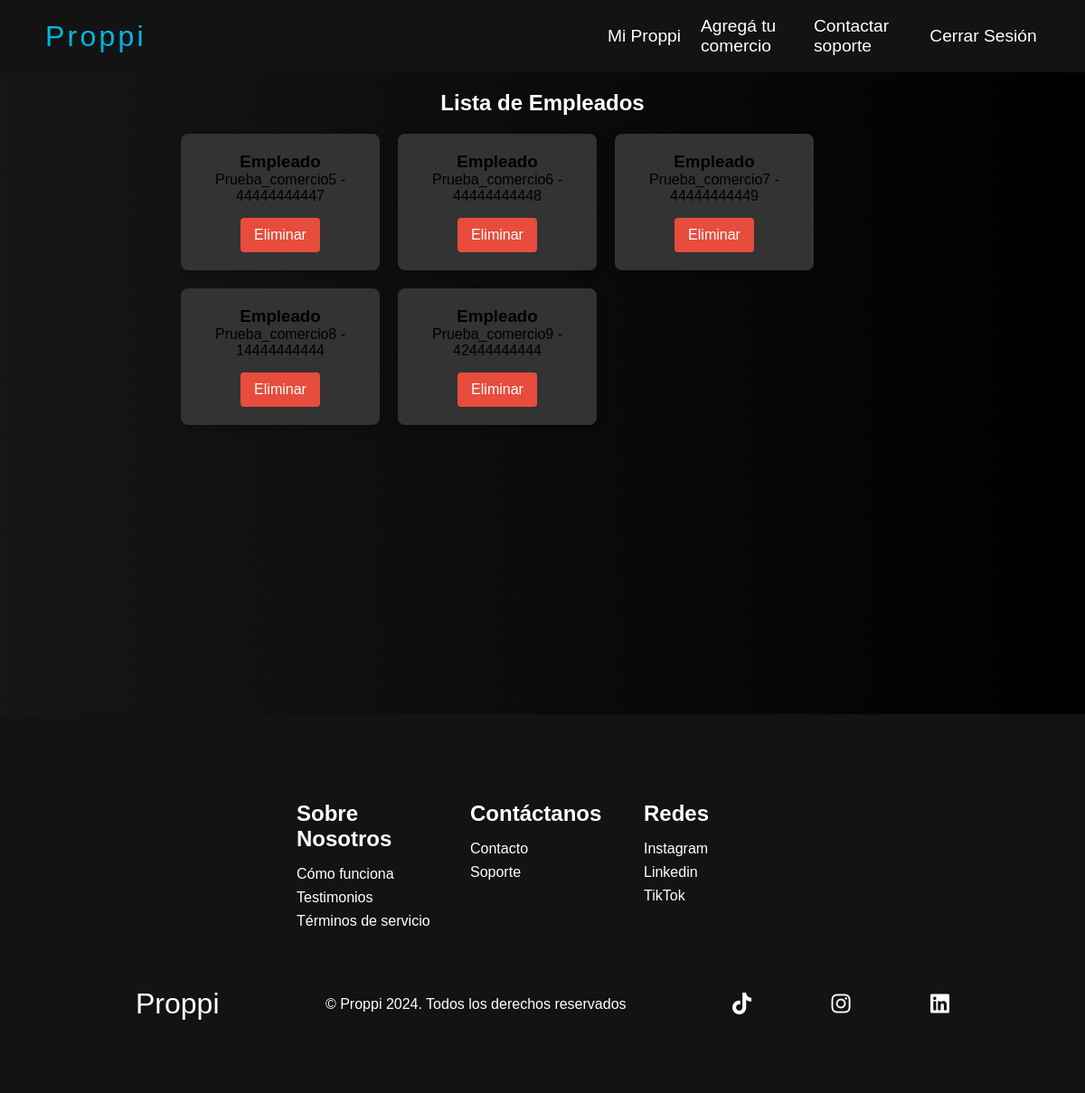
Page /Miproppi/mis_comercios/eliminar_emp/2 (signed in) on the committed database.
### Adherircom/models.py (models this page shows, shortened)
class Empleado(models.Model):
    nombre = models.CharField(max_length=50)
    email = models.EmailField(max_length=35)
    alias = models.CharField(max_length=40)
    cuil = models.CharField(max_length=20, unique=True)
    ingresos_diarios = models.DecimalField(max_digits=10, decimal_places=2, default=0)
    ingresos_total = models.DecimalField(max_digits=10, decimal_places=2, default=0)
    comercios = models.ManyToManyField(Comercio, related_name='empleados')
    user = models.OneToOneField(User, on_delete=models.CASCADE, null=True)

### MiProppi/views.py (the view, shortened to what this page needs)
# urls.py: path('Miproppi/mis_comercios/eliminar_emp/<int:comercio_id>', views.eliminar_emp, name = 'eliminar_emp'),
@login_required
@permission_required("Adherircom.delete_empleado")
def eliminar_emp(request, comercio_id):
    comercio_obj = get_object_or_404(Comercio, id=comercio_id)
    empleados = Empleado.objects.filter(comercios=comercio_obj)
    if request.method == 'GET':
        return render(request, 'eliminar_emp.html', {
            'comercio': comercio_obj,
            'empleados': empleados
        })

### MiProppi/templates/eliminar_emp.html (shortened to what this page needs)
{% extends 'base.html' %}
{% load static %}
{% block content %}
<!DOCTYPE html>
<html lang="en">
<head>
    <link rel="stylesheet" href="{% static 'css/eliminar_emp.css' %}">
</head>
<body>
    <div class="wrapper-container">
        <div class="wrapper">
            <h1>Lista de Empleados</h1>
            <ul class="employee-list">
                {% for empleado in empleados %}
                    <li class="employee-item">
                        <div class="employee-details">
                            <h3>Empleado</h3>
                            <p>{{ empleado.nombre }} - {{ empleado.cuil }}</p>
                        </div>
                        <form method="POST" action="{% url 'eliminar_emp' comercio_id=comercio.id %}">
                            <button type="submit" class="btn btn-danger">Eliminar</button>
                        </form>
                    </li>
                {% endfor %}
            </ul>
        </div>
    </div>
</body>
{% endblock %}

### Inicio/static/styles/base.css (style rules this page uses)
* { box-sizing: border-box; margin: 0; padding: 0; font-family: 'Kumbh Sans', sans-serif; scroll-behavior: smooth; }
body { padding-top: env(safe-area-inset-top); padding-bottom: env(safe-area-inset-bottom); padding-left: env(safe-area-inset-left); padding-right: env(safe-area-inset-right); padding-top: env(safe-area-inset-top); padding-bottom: env(safe-area-inset-bottom); padding-left: env(safe-area-inset-left); padding-right: env(safe-area-inset-right); background-color: #131313; }

### MiProppi/static/css/eliminar_emp.css (style rules this page uses)
.wrapper-container { font-family: 'Poppins', sans-serif; background: #000000; background: linear-gradient(to right, #161616, #000000); box-sizing: border-box; display: flex; align-items: center; justify-content: center; min-height: 80vh; padding: 20px; }
.wrapper { margin-bottom: 300px; width: 100%; max-width: 800px; }
.employee-list { list-style-type: none; padding: 0; margin: 0; display: flex; flex-wrap: wrap; gap: 20px; }
.employee-item { background: #333333; border-radius: 8px; padding: 20px; width: calc(30% - 20px); box-shadow: 0 4px 8px rgba(0, 0, 0, 0.2); display: flex; flex-direction: column; align-items: center; justify-content: space-between; }
.employee-details { text-align: center; margin-bottom: 15px; }
.btn { padding: 10px 15px; border: none; border-radius: 4px; cursor: pointer; font-size: 16px; text-align: center; }
.btn-danger { background-color: #e74c3c; color: #ffffff; }
h1 { margin-bottom: 20px; font-size: 24px; text-align: center; color: #fff; }

### rows in the picture
Empleado: nombre "Prueba_comercio5", cuil "44444444447"
Empleado: nombre "Prueba_comercio6", cuil "44444444448"
Empleado: nombre "Prueba_comercio7", cuil "44444444449"
Empleado: nombre "Prueba_comercio8", cuil "14444444444"
Empleado: nombre "Prueba_comercio9", cuil "42444444444"
